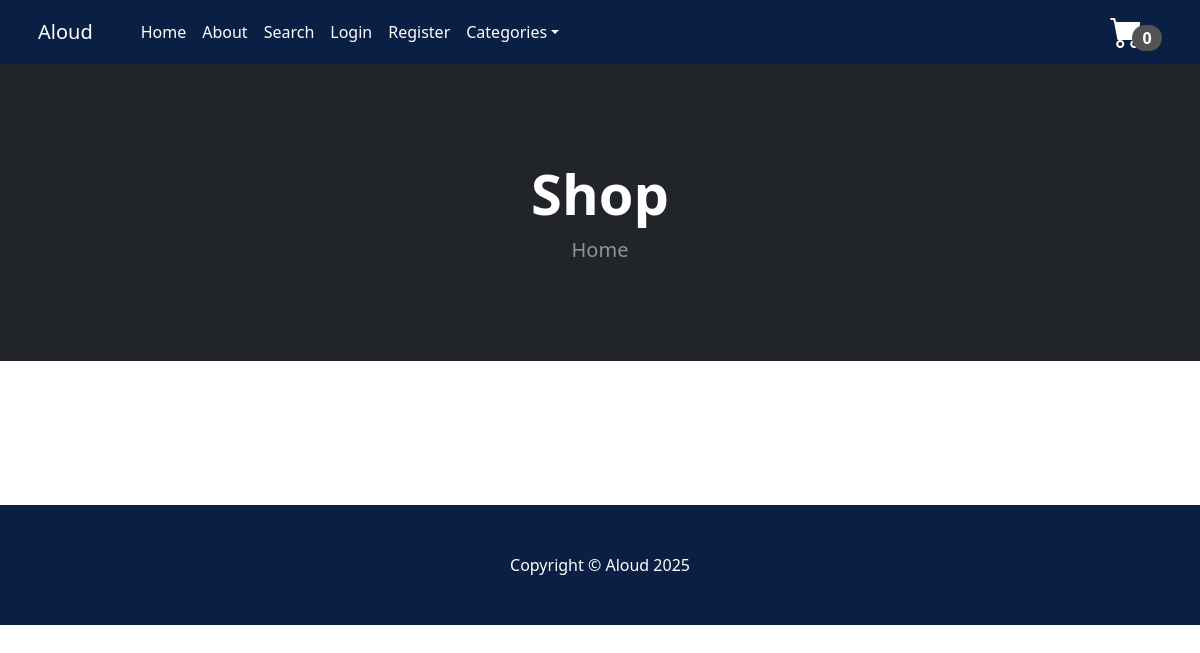
The app's page /, older data.
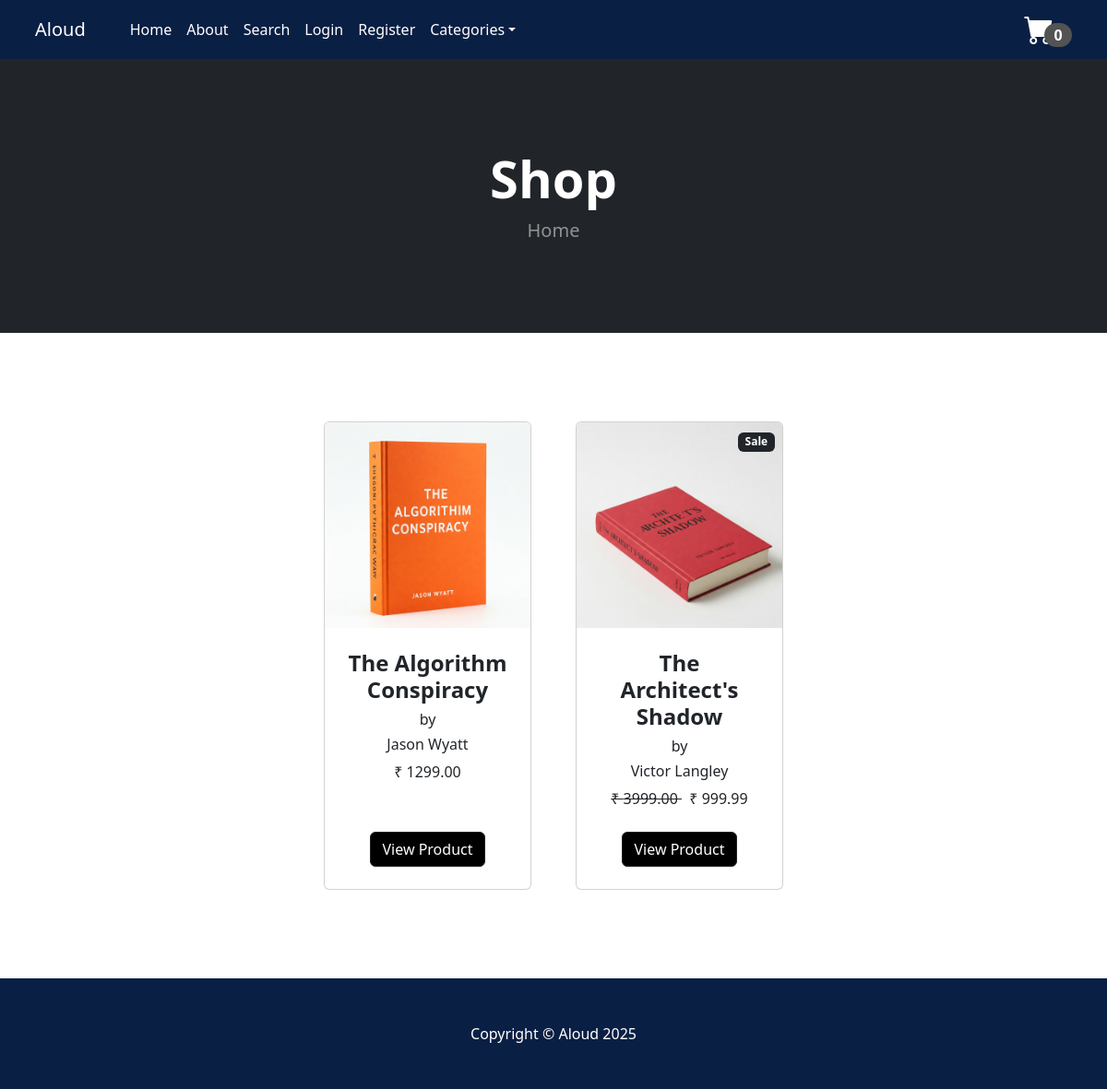
The same page, newer data.
### store/models.py (models this page shows, shortened)
class Product(models.Model):
    book_id = models.CharField(max_length=10)
    name = models.CharField(max_length=50)
    author = models.CharField(max_length=50)
    price = models.DecimalField(default=0, decimal_places=2, max_digits=9)
    category = models.ForeignKey(Category, on_delete=models.CASCADE, default=1)
    stock = models.PositiveIntegerField(null=False, blank=False, default=0)
    description = models.TextField(max_length=1000, default='', blank=True, null=True)
    image = models.ImageField(upload_to='uploads/product')
    is_sale = models.BooleanField(default=False)
    sale_price = models.DecimalField(default=0, decimal_places=2, max_digits=9)

### store/views.py (the view)
# urls.py: 2. Add a URL to urlpatterns:  path('', views.home, name='home')
def home(request):
    products = Product.objects.all()
    return render(request, 'home.html', {'products': products})

### cart/cart.py (called while the page is built)
    def __len__(self):
        return sum(self.cart.values())

### cart/context_processors.py (called while the page is built)
def cart(request):
    return{'cart':Cart(request)}

### store/context_processors.py (called while the page is built)
def categories_processor(request):
    return {
        'categories': Category.objects.all()
    }

### store/models.py (called while the page is built)
    def __str__(self):
        return self.name

### wishlist/context_processors.py (called while the page is built)
def wishlist(request):
    wishlist = Wishlist(request)
    return {
        'wishlist': wishlist.wishlist  # or just 'wishlist': wishlist to use its methods
    }

### store/templates/home.html (shortened to what the changed rows need)
{% extends 'base.html' %}
{% block content %}
    <header class="bg-dark py-5">
      <div class="container px-4 px-lg-5 my-5">
        <div class="text-center text-white">
          <h1 class="display-4 fw-bolder">Shop</h1>
        </div>
      </div>
    </header>
    <section class="py-5">
      <div class="container px-4 px-lg-5 mt-5">
        <div
          class="row gx-4 gx-lg-5 row-cols-2 row-cols-md-3 row-cols-xl-4 justify-content-center"
        >
          {% for product in products %}
          {% if product.is_sale %}
          {% if product.stock == 0 %}
        <div class="col mb-5">
            <div class="card h-100 position-relative">
                 <div class="badge bg-dark text-white position-absolute" style="top: 0.5rem; right: 0.5rem; margin-top: 3px;">
                  Sale
                </div>
                 <div class="badge bg-dark text-white position-absolute" style="top: 0.5rem; left: 0.5rem; margin-top: 3px;">
                  Out of stock
                  </div>
              <img class="card-img-top" src="{{product.image.url}}" alt="..." />
              <div class="card-body p-4">
                <div class="text-center">
                  <h4 class="fw-bolder">{{product.name}}</h4>
                  <h6>by</h6>
                  <h6 class="bold">{{product.author}}</h6>
                   <strike>
                  ₹ {{product.price}}
                  </strike>&nbsp;
                   ₹ {{product.sale_price}}
                </div>
              </div>
              <div class="card-footer p-4 pt-0 border-top-0 bg-transparent">
                <div class="text-center">
                  <a class="btn btn-outline-dark mt-auto" style="background-color: black;" href="{% url 'product' product.id %}"
                    >View Product</a
                  >
                </div>
              </div>
            </div>
          </div>
          {% else %}
          <div class="col mb-5">
            <div class="card h-100">
                 <div class="badge bg-dark text-white position-absolute" style="top: 0.5rem; right: 0.5rem; margin-top: 3px;">
                  Sale
                </div>
              <img class="card-img-top" src="{{product.image.url}}" alt="..." />
              <div class="card-body p-4">
                <div class="text-center">
                  <h4 class="fw-bolder">{{product.name}}</h4>
                  <h6>by</h6>
                  <h6 class="bold">{{product.author}}</h6>
                   <strike>
                  ₹ {{product.price}}
                  </strike>&nbsp;
                   ₹ {{product.sale_price}}
                </div>
              </div>
              <div class="card-footer p-4 pt-0 border-top-0 bg-transparent">
                <div class="text-center">
                  <a class="btn btn-outline-dark mt-auto" style="background-color: black;" href="{% url 'product' product.id %}"
                    >View Product</a
                  >
                </div>
              </div>
            </div>
          </div>
        {% endif %}
          {% else %}
          {% if product.stock == 0 %}
          <div class="col mb-5">
            <div class="card h-100 position-relative">
                 <div class="badge bg-dark text-white position-absolute" style="top: 0.5rem; left: 0.5rem; margin-top: 3px;">
                  Out of stock
                  </div>
              <img class="card-img-top" src="{{product.image.url}}" alt="..." />
              <div class="card-body p-4">
                <div class="text-center">
                  <h4 class="fw-bolder">{{product.name}}</h4>
                  <h6>by</h6>
                  <h6 class="bold">{{product.author}}</h6>
                  ₹ {{product.price}}
                </div>
              </div>
              <div class="card-footer p-4 pt-0 border-top-0 bg-transparent">
                <div class="text-center">
                  <a class="btn btn-outline-dark mt-auto" style="background-color: black;" href="{% url 'product' product.id %}"
                    >View Product</a><br/>
                </div>
              </div>
            </div>
          </div>
          {% else %}
          <div class="col mb-5">
            <div class="card h-100">
              <img class="card-img-top" src="{{product.image.url}}" alt="..." />
              <div class="card-body p-4">
                <div class="text-center">
                  <h4 class="fw-bolder">{{product.name}}</h4>
                  <h6>by</h6>
                  <h6 class="bold">{{product.author}}</h6>
                  ₹ {{product.price}}
                </div>
              </div>
              <div class="card-footer p-4 pt-0 border-top-0 bg-transparent">
                <div class="text-center">
                  <a class="btn btn-outline-dark mt-auto" style="background-color: black;" href="{% url 'product' product.id %}"
                    >View Product</a><br/>
                </div>
              </div>
            </div>
          </div>
          {% endif %}
          {% endif %}
          {% endfor %}
        </div>
      </div>
    </section>
    {% endblock %}

Row changes from the older to the newer data that the page shows:
added Product: image (picture), name "The Algorithm Conspiracy", author "Jason Wyatt", price "1299.00"
added Product: image (picture), name "The Architect's Shadow", author "Victor Langley", price "3999.00", sale_price "999.99"
